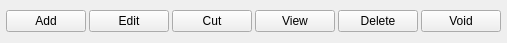
<?xml version="1.0" encoding="UTF-8"?>
<ui version="4.0">
 <class>FormManageActionButton</class>
 <widget class="QWidget" name="FormManageActionButton">
  <property name="geometry">
   <rect>
    <x>0</x>
    <y>0</y>
    <width>479</width>
    <height>43</height>
   </rect>
  </property>
  <property name="sizePolicy">
   <sizepolicy hsizetype="Expanding" vsizetype="Preferred">
    <horstretch>0</horstretch>
    <verstretch>0</verstretch>
   </sizepolicy>
  </property>
  <property name="windowTitle">
   <string>Form</string>
  </property>
  <layout class="QHBoxLayout" name="horizontalLayout_2">
   <property name="leftMargin">
    <number>6</number>
   </property>
   <property name="topMargin">
    <number>6</number>
   </property>
   <property name="rightMargin">
    <number>6</number>
   </property>
   <property name="bottomMargin">
    <number>6</number>
   </property>
   <item>
    <layout class="QHBoxLayout" name="horizontalLayout">
     <property name="spacing">
      <number>3</number>
     </property>
     <item>
      <widget class="QPushButton" name="pushButtonAdd">
       <property name="sizePolicy">
        <sizepolicy hsizetype="Preferred" vsizetype="Fixed">
         <horstretch>0</horstretch>
         <verstretch>0</verstretch>
        </sizepolicy>
       </property>
       <property name="minimumSize">
        <size>
         <width>0</width>
         <height>0</height>
        </size>
       </property>
       <property name="toolTip">
        <string>&lt;html&gt;&lt;head/&gt;&lt;body&gt;&lt;p&gt;Add&lt;/p&gt;&lt;/body&gt;&lt;/html&gt;</string>
       </property>
       <property name="text">
        <string>Add</string>
       </property>
      </widget>
     </item>
     <item>
      <widget class="QPushButton" name="pushButtonEdit">
       <property name="sizePolicy">
        <sizepolicy hsizetype="Preferred" vsizetype="Fixed">
         <horstretch>0</horstretch>
         <verstretch>0</verstretch>
        </sizepolicy>
       </property>
       <property name="minimumSize">
        <size>
         <width>0</width>
         <height>0</height>
        </size>
       </property>
       <property name="toolTip">
        <string>&lt;html&gt;&lt;head/&gt;&lt;body&gt;&lt;p&gt;Edit&lt;/p&gt;&lt;/body&gt;&lt;/html&gt;</string>
       </property>
       <property name="text">
        <string>Edit</string>
       </property>
      </widget>
     </item>
     <item>
      <widget class="QPushButton" name="pushButtonDiscount">
       <property name="sizePolicy">
        <sizepolicy hsizetype="Preferred" vsizetype="Fixed">
         <horstretch>0</horstretch>
         <verstretch>0</verstretch>
        </sizepolicy>
       </property>
       <property name="minimumSize">
        <size>
         <width>0</width>
         <height>0</height>
        </size>
       </property>
       <property name="toolTip">
        <string>&lt;html&gt;&lt;head/&gt;&lt;body&gt;&lt;p&gt;Discount&lt;/p&gt;&lt;/body&gt;&lt;/html&gt;</string>
       </property>
       <property name="text">
        <string>Cut</string>
       </property>
      </widget>
     </item>
     <item>
      <widget class="QPushButton" name="pushButtonView">
       <property name="sizePolicy">
        <sizepolicy hsizetype="Preferred" vsizetype="Fixed">
         <horstretch>0</horstretch>
         <verstretch>0</verstretch>
        </sizepolicy>
       </property>
       <property name="minimumSize">
        <size>
         <width>0</width>
         <height>0</height>
        </size>
       </property>
       <property name="toolTip">
        <string>&lt;html&gt;&lt;head/&gt;&lt;body&gt;&lt;p&gt;View&lt;/p&gt;&lt;/body&gt;&lt;/html&gt;</string>
       </property>
       <property name="text">
        <string>View</string>
       </property>
      </widget>
     </item>
     <item>
      <widget class="QPushButton" name="pushButtonDelete">
       <property name="sizePolicy">
        <sizepolicy hsizetype="Preferred" vsizetype="Fixed">
         <horstretch>0</horstretch>
         <verstretch>0</verstretch>
        </sizepolicy>
       </property>
       <property name="minimumSize">
        <size>
         <width>0</width>
         <height>0</height>
        </size>
       </property>
       <property name="toolTip">
        <string>&lt;html&gt;&lt;head/&gt;&lt;body&gt;&lt;p&gt;Delete&lt;/p&gt;&lt;/body&gt;&lt;/html&gt;</string>
       </property>
       <property name="text">
        <string>Delete</string>
       </property>
      </widget>
     </item>
     <item>
      <widget class="QPushButton" name="pushButtonVoid">
       <property name="sizePolicy">
        <sizepolicy hsizetype="Preferred" vsizetype="Fixed">
         <horstretch>0</horstretch>
         <verstretch>0</verstretch>
        </sizepolicy>
       </property>
       <property name="minimumSize">
        <size>
         <width>0</width>
         <height>0</height>
        </size>
       </property>
       <property name="toolTip">
        <string>&lt;html&gt;&lt;head/&gt;&lt;body&gt;&lt;p&gt;Void&lt;/p&gt;&lt;/body&gt;&lt;/html&gt;</string>
       </property>
       <property name="text">
        <string>Void</string>
       </property>
      </widget>
     </item>
    </layout>
   </item>
  </layout>
 </widget>
 <resources/>
 <connections/>
</ui>
